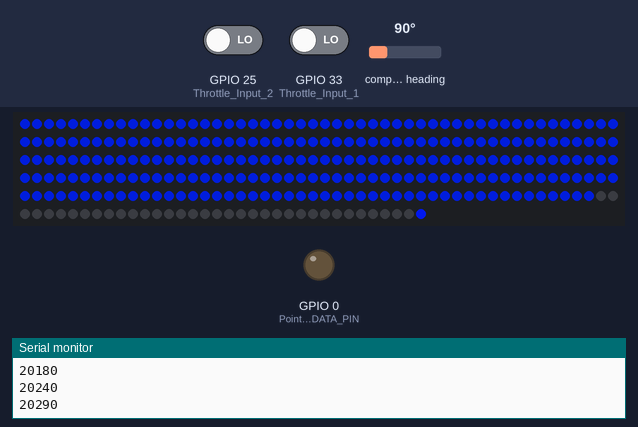
A sketch run on a simulated ESP32. Parts: 284 RGB LEDs in strip order, left to right, continuing on the next row, output pins drawn as LEDs (lit = HIGH), the last lines printed to the serial monitor. The test bench sets the inputs (shaded band); at power-on: GPIO 25 (Throttle_Input_2) LOW, GPIO 33 (Throttle_Input_1) LOW, compass heading 90°.

Above: at 1.2 s.
1.3 s: GPIO 25 (Throttle_Input_2) driven HIGH
At 2.4 s:
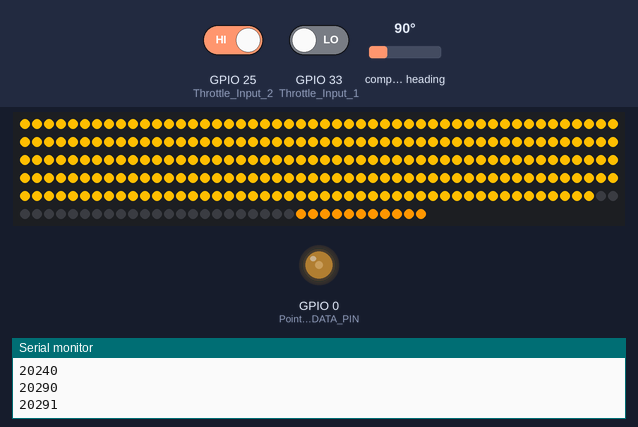
2.8 s: GPIO 33 (Throttle_Input_1) driven HIGH
At 3.5 s:
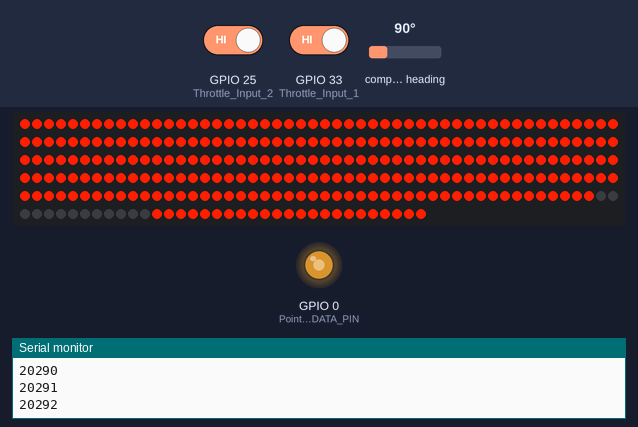
4.3 s: GPIO 25 (Throttle_Input_2) driven LOW
At 4.6 s:
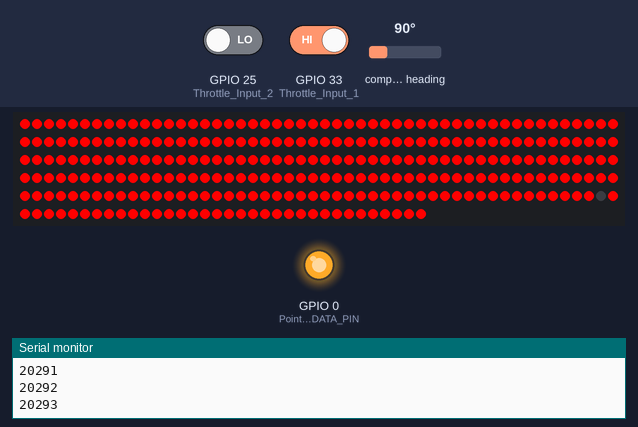
Timing chart, 0 to 7.3 s (numbered marks = the images above; inputs shaded):
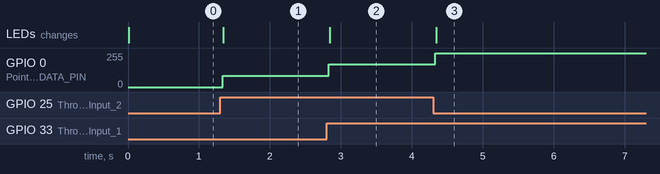

Measured:
- after the input at 1.3 s, GPIO 0 (Pointer_DATA_PIN): 0/255 → 85/255 at once; the LEDs: change at once (image 1)
- after the input at 2.8 s, GPIO 0 (Pointer_DATA_PIN): 85/255 → 170/255 at once; the LEDs: change at once (image 2)
- after the input at 4.3 s, GPIO 0 (Pointer_DATA_PIN): 170/255 → 255/255 at once; the LEDs: change at once (image 3)

The sketch:

Throttle_And_Pointer_Code.ino
```cpp
#include <FastLED.h>
#include "AS5600.h"

//#define Pointer_NUM_LEDS 7
#define Rope_NUM_LEDS 284

//#define ControlsUpdate 15
//#define ControlsUpdateTime 1000 / ControlsUpdate
//volatile unsigned long LastGodotCommunication;

#define FPS 90
#define UpdateTime 1000 / FPS
volatile unsigned long CurrentMillis;
volatile unsigned long LastFrame;

#define Pointer_State_0 0
#define Pointer_State_1 85
#define Pointer_State_2 170
#define Pointer_State_3 255

#define Pointer_DATA_PIN 0
#define Rope_DATA_PIN 4
#define Throttle_Input_1 33
#define Throttle_Input_2 25
#define Ring_Rotation_SDA 21
#define Ring_Rotation_SCL 22
#define Ring_Offset 0

//  Uncomment the line according to your sensor type
//AS5600L as5600;   //  use default Wire
AS5600 as5600;  //  use default Wire


#define AverageArraySize 50
int AveragedInput = 0;
byte Averaged_Throttle_1[AverageArraySize] = {};
byte Averaged_Throttle_2[AverageArraySize] = {};
int Throttle_1 = 0;
byte Throttle_1_Active = 0;
int Throttle_2 = 0;
byte Throttle_2_Active = 0;
byte Throttle_Speed = 0;
byte LastThrottle_Speed = 0;

#define AngleAverageAmount 200
int Ring_Angle = 0;
int Ring_Angle_Averaging[AngleAverageAmount];
int Angle_Current_Average = 0;
int LastAverageRingAngle = 0;

char buffer[5];

//CRGB Pointer[Pointer_NUM_LEDS];
CRGB Rope[Rope_NUM_LEDS];

void setup() {
  // put your setup code here, to run once:

  Serial.begin(115200);

  Wire.begin();

  pinMode(Pointer_DATA_PIN, OUTPUT);

  analogWrite(Pointer_DATA_PIN, Pointer_State_0);

  pinMode(Throttle_Input_1, INPUT);
  pinMode(Throttle_Input_2, INPUT);

  as5600.begin(17);                         //  set direction pin.
  as5600.setDirection(AS5600_CLOCK_WISE);  //  default, just be explicit.
  as5600.setOffset(Ring_Offset);

  FastLED.addLeds<WS2811, Rope_DATA_PIN, GRB>(Rope, Rope_NUM_LEDS);  // GRB ordering is assumed
}

void loop() {
  // put your main code here, to run repeatedly:
  CurrentMillis = millis();


  Ring_Angle = as5600.rawAngle();
  //Serial.print(Ring_Angle);
  //Serial.println("  ");
  Ring_Angle_Averaging[Angle_Current_Average] = Ring_Angle;
  if (Ring_Angle > 2 && Ring_Angle < 4092) {
    for (int b = 0; b < AngleAverageAmount; b++) {
      Ring_Angle = Ring_Angle + Ring_Angle_Averaging[b];
    }
    Ring_Angle = Ring_Angle / AngleAverageAmount;
  } else if (Ring_Angle <= 2) {
    Ring_Angle = 0;
    for (int d = 0; d < AngleAverageAmount; d++) {
      Ring_Angle_Averaging[d] = 0;
    }
  } else if (Ring_Angle >= 4092) {
    Ring_Angle = 4095;
    for (int d = 0; d < AngleAverageAmount; d++) {
      Ring_Angle_Averaging[d] = 4095;
    }
  }

  if (Angle_Current_Average < AngleAverageAmount - 1) {
    Angle_Current_Average++;
  } else {
    Angle_Current_Average = 0;
  }

  if (AveragedInput < AverageArraySize - 1) {
    Averaged_Throttle_1[AveragedInput] = digitalRead(Throttle_Input_1);
    Averaged_Throttle_2[AveragedInput] = digitalRead(Throttle_Input_2);
    AveragedInput++;
  } else {
    AveragedInput = 0;
  }

  Throttle_1 = 0;
  Throttle_2 = 0;
  for (int i = 0; i < AverageArraySize; i++) {
    Throttle_1 = Throttle_1 + Averaged_Throttle_1[i];
    Throttle_2 = Throttle_2 + Averaged_Throttle_2[i];
  }

  /*Serial.print(Throttle_1);
    Serial.print("  ");
    Serial.print(Throttle_2);
    Serial.println("  ");*/

  if (Throttle_1 > (AverageArraySize / 2)) {
    Throttle_1_Active = 1;
  } else {
    Throttle_1_Active = 0;
  }
  if (Throttle_2 > (AverageArraySize / 2)) {
    Throttle_2_Active = 1;
  } else {
    Throttle_2_Active = 0;
  }

  if (Throttle_1_Active == 1 && Throttle_2_Active == 0) {
    Throttle_Speed = 3;
  } else if (Throttle_1_Active == 1 && Throttle_2_Active == 1) {
    Throttle_Speed = 2;
  } else if (Throttle_1_Active == 0 && Throttle_2_Active == 1) {
    Throttle_Speed = 1;
  } else {
    Throttle_Speed = 0;
  }

  if (CurrentMillis - LastFrame > UpdateTime) {
    for (int i = 0; i < Rope_NUM_LEDS; i++) {
      Rope[i] = CRGB(0, 0, 0);
    }

    if (Throttle_Speed == 3) {
      analogWrite(Pointer_DATA_PIN, Pointer_State_3);
      for (int i = 0; i < Rope_NUM_LEDS - 36; i++) {
        Rope[i] = CRGB(255, 0, 0);
        //Red = 0, 0, 255
      }
      for (int i = 1; i < 36; i++) {
        Rope[Rope_NUM_LEDS - i] = CRGB(255, 0, 0);
        //Red = 0, 0, 255 (36 leds)
      }
    } else if (Throttle_Speed == 2) {
      analogWrite(Pointer_DATA_PIN, Pointer_State_2);
      for (int i = 0; i < Rope_NUM_LEDS - 36; i++) {
        Rope[i] = CRGB(255, 30, 0);
        //Orange = 255, 30, 0
      }
      for (int i = 1; i < 24; i++) {
        Rope[Rope_NUM_LEDS - i] = CRGB(255, 30, 0);
        //Orange = 255, 30, 0 (24 leds)
      }
    } else if (Throttle_Speed == 1) {
      analogWrite(Pointer_DATA_PIN, Pointer_State_1);
      for (int i = 0; i < Rope_NUM_LEDS - 36; i++) {
        Rope[i] = CRGB(255, 190, 0);
        //yellow = 255, 190, 0
      }
      for (int i = 1; i < 12; i++) {
        Rope[Rope_NUM_LEDS - i] = CRGB(255, 150, 0);
        //yellow = 255, 150, 0 (12 leds)
      }
    } else if (Throttle_Speed == 0) {
      analogWrite(Pointer_DATA_PIN, Pointer_State_0);
      for (int i = 0; i < Rope_NUM_LEDS - 36; i++) {
        Rope[i] = CRGB(0, 20, 150);
        // Blue = 0, 20, 150
      }
      for (int i = 1; i < 2; i++) {
        Rope[Rope_NUM_LEDS - i] = CRGB(0, 20, 200);
        // Blue = 0, 20, 200 (2 LEDS)
      }
    }


    /* Serial.print(Throttle_Speed);
    Serial.print("  ");
    Serial.print(Throttle_1_Active);
    Serial.print("  ");
    Serial.print(Throttle_2_Active);
    Serial.print("  ");
    Serial.print(AveragedInput);
    Serial.print("  ");
    Serial.println();*/

    FastLED.show();
    LastFrame = CurrentMillis;
  }

 /* String Read = Serial.readString();
  Serial.print(Read);
  if (Read != "") {                // If anything comes in Serial (USB),
    sprintf(buffer, "%04d", Ring_Angle + 1000);
    Serial.print(buffer);
    Serial.println(Throttle_Speed);
  }*/
  //Serial.flush();


  if (LastAverageRingAngle != Ring_Angle or LastThrottle_Speed != Throttle_Speed) {
    sprintf(buffer, "%04d", Ring_Angle + 1000);
    Serial.print(buffer);
    Serial.println(Throttle_Speed);
  }
  LastAverageRingAngle = Ring_Angle;
  LastThrottle_Speed = Throttle_Speed;
  /*
  if (CurrentMillis - LastGodotCommunication > ControlsUpdateTime) {

    sprintf(buffer, "%04d", Ring_Angle + 1000);
    Serial.print(buffer);
    Serial.println(Throttle_Speed);
    //Serial.print("  ");
    //Serial.println("202");

    LastGodotCommunication = CurrentMillis;
  }*/

  //Pointer[0] = CRGB(255,0,0);
  //Pointer[1] = CRGB(255,0,0);
  //Pointer[2] = CRGB(255,0,0);

  //Pointer[3] = CRGB(255,30,0);
  //Pointer[4] = CRGB(255,30,0);
  //Pointer[5] = CRGB(255,30,0);

  //Pointer[6] = CRGB(255, 190, 0);
  //Pointer[6] = CRGB(0, 20, 200);
}
```
